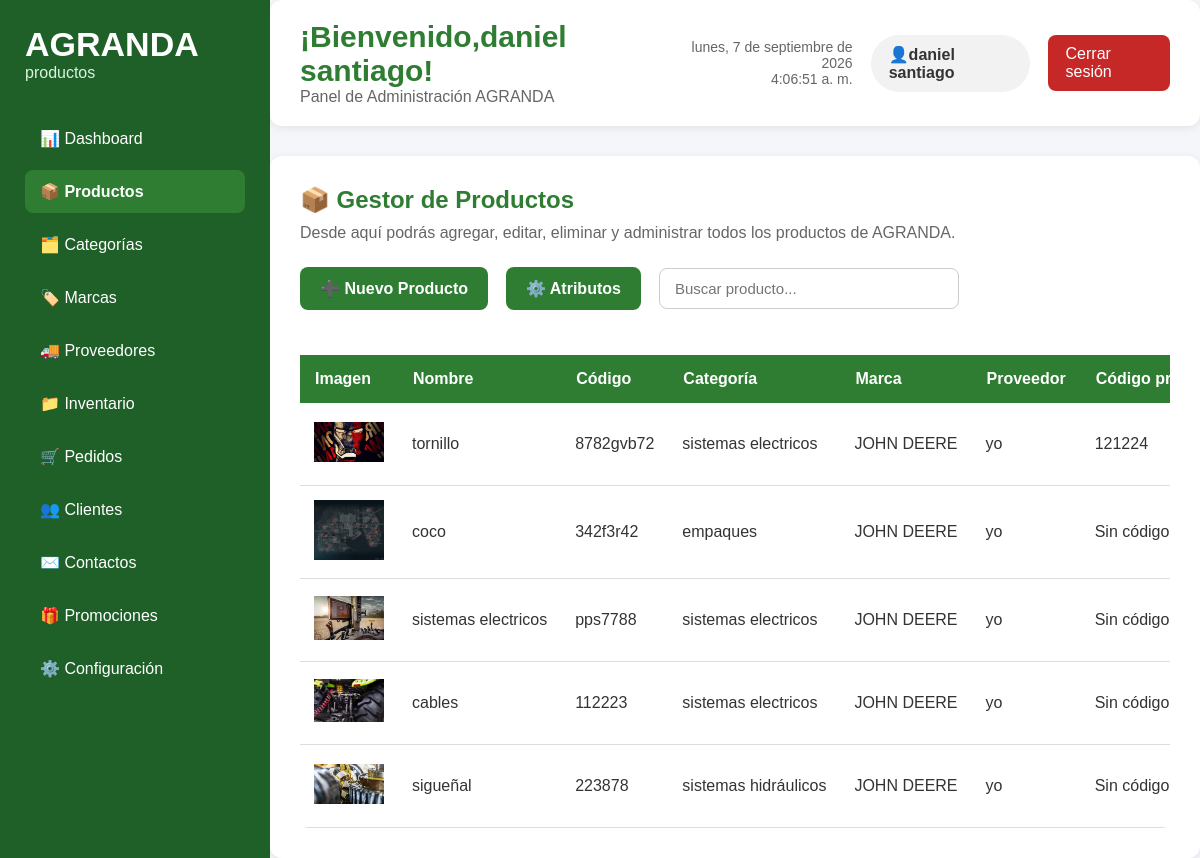
/admin/productos/productos.php (signed in), run on the app's committed database.
### tables this page shows
CREATE TABLE `productos` (
  `id_producto` int(11) NOT NULL,
  `id_categoria` int(11) NOT NULL,
  `id_marca` int(11) DEFAULT NULL,
  `nombre` varchar(150) NOT NULL,
  `descripcion` text DEFAULT NULL,
  `codigo_producto` varchar(50) NOT NULL,
  `precio` decimal(10,2) NOT NULL,
  `peso` decimal(8,2) DEFAULT NULL,
  `estado` tinyint(1) DEFAULT 1,
  `destacado` tinyint(1) DEFAULT 0,
  `fecha_creacion` timestamp NOT NULL DEFAULT current_timestamp(),
  `fecha_actualizacion` timestamp NOT NULL DEFAULT current_timestamp() ON UPDATE current_timestamp()
);

CREATE TABLE `imagenes_producto` (
  `id_imagen` int(11) NOT NULL,
  `id_producto` int(11) NOT NULL,
  `ruta_imagen` varchar(255) NOT NULL,
  `principal` tinyint(1) DEFAULT 0,
  `orden` int(11) DEFAULT 1,
  `fecha_subida` timestamp NOT NULL DEFAULT current_timestamp(),
  `estado` tinyint(1) DEFAULT 1
);

CREATE TABLE `categorias` (
  `id_categoria` int(11) NOT NULL,
  `nombre` varchar(200) NOT NULL,
  `descripcion` text DEFAULT NULL,
  `imagen` varchar(255) DEFAULT NULL,
  `estado` tinyint(1) DEFAULT 1,
  `fecha_creacion` timestamp NOT NULL DEFAULT current_timestamp()
);

CREATE TABLE `marcas` (
  `id_marca` int(11) NOT NULL,
  `nombre` varchar(100) NOT NULL,
  `descripcion` text DEFAULT NULL,
  `estado` tinyint(1) DEFAULT 1,
  `fecha_creacion` timestamp NOT NULL DEFAULT current_timestamp()
);

CREATE TABLE `proveedores` (
  `id_proveedor` int(11) NOT NULL,
  `nombre` varchar(150) NOT NULL,
  `nit` varchar(20) NOT NULL,
  `telefono` varchar(25) DEFAULT NULL,
  `correo` varchar(100) DEFAULT NULL,
  `direccion` varchar(255) DEFAULT NULL,
  `contacto_principal` varchar(100) DEFAULT NULL,
  `estado` tinyint(1) DEFAULT 1,
  `fecha_creacion` timestamp NOT NULL DEFAULT current_timestamp()
);

CREATE TABLE `proveedor_producto` (
  `id_proveedor_producto` int(11) NOT NULL,
  `id_proveedor` int(11) NOT NULL,
  `id_producto` int(11) NOT NULL,
  `precio_compra` decimal(10,2) NOT NULL,
  `codigo_proveedor` varchar(50) DEFAULT NULL,
  `tiempo_entrega` int(11) DEFAULT NULL,
  `estado` tinyint(1) DEFAULT 1,
  `fecha_creacion` timestamp NOT NULL DEFAULT current_timestamp()
);

### admin/productos/productos.php (the view, shortened to what this page needs)
<?php
require_once("../../config/conexion.php");
$sql = "SELECT
    p.id_producto,
    p.nombre,
    p.codigo_producto,
    p.precio,
    pp.precio_compra,
    p.peso,
    p.descripcion,
    p.estado,
    p.destacado,
    c.nombre AS categoria,
    m.nombre AS marca,
    prov.nombre AS proveedor,
    pp.codigo_proveedor,
    i.stock_actual,
    i.stock_minimo,
    img.ruta_imagen,
    GROUP_CONCAT(
        CONCAT(
            ap.nombre,
            ': ',
            pa.valor
        )
        SEPARATOR ' | '
    ) AS caracteristicas,
    pr.id_promocion,
    pr.nombre AS nombre_promocion,
    pr.tipo AS tipo_promocion,
    pr.valor_descuento,
    pr.fecha_inicio,
    pr.fecha_fin
FROM productos p
INNER JOIN categorias c
    ON p.id_categoria = c.id_categoria
LEFT JOIN marcas m
    ON p.id_marca = m.id_marca
LEFT JOIN proveedor_producto pp
    ON p.id_producto = pp.id_producto
LEFT JOIN proveedores prov
    ON pp.id_proveedor = prov.id_proveedor
LEFT JOIN inventario i
    ON p.id_producto = i.id_producto
LEFT JOIN imagenes_producto img
    ON p.id_producto = img.id_producto
    AND img.principal = 1
LEFT JOIN producto_atributo pa
    ON p.id_producto = pa.id_producto
LEFT JOIN atributos_producto ap
    ON pa.id_atributo = ap.id_atributo
LEFT JOIN promociones pr
    ON pr.id_promocion = (
        SELECT pp2.id_promocion
        FROM promocion_producto pp2
        INNER JOIN promociones pr2
            ON pp2.id_promocion = pr2.id_promocion
        WHERE pp2.id_producto = p.id_producto
        AND pr2.estado = 1
        AND CURDATE() BETWEEN
            pr2.fecha_inicio
            AND pr2.fecha_fin
        ORDER BY
            pr2.id_promocion DESC
        LIMIT 1
    )
GROUP BY
    p.id_producto,
    p.nombre,
    p.codigo_producto,
    p.precio,
    pp.precio_compra,
    p.peso,
    p.descripcion,
    p.estado,
    p.destacado,
    c.nombre,
    m.nombre,
    prov.nombre,
    pp.codigo_proveedor,
    i.stock_actual,
    i.stock_minimo,
    img.ruta_imagen,
    pr.id_promocion,
    pr.nombre,
    pr.tipo,
    pr.valor_descuento,
    pr.fecha_inicio,
    pr.fecha_fin
ORDER BY p.id_producto DESC";
$resultado = $conexion->query($sql);
?>
<!DOCTYPE html>
<html lang="es">
<head>
    <link rel="stylesheet" href="productos.css">
</head>
<body>
    <div class="contenedor-dashboard">
        <aside class="menu-lateral">
            <div class="logo-panel">
                <h1>AGRANDA</h1>
                <p>productos</p>
            </div>
            <nav>
                <ul>
                    <li><a href="../dashboard/dashboard.php">📊 Dashboard</a></li>
                    <li><a href="productos.php" class="activo">📦 Productos</a></li>
                    <li><a href="../categorias/categorias.php">🗂️ Categorías</a></li>
                    <li><a href="../marcas/marcas.php">🏷️ Marcas</a></li>
                    <li><a href="../proveedores/proveedores.php">🚚 Proveedores</a></li>
                    <li><a href="../inventario/inventario.php">📁 Inventario</a></li>
                    <li><a href="../pedidos/pedidos.php">🛒 Pedidos</a></li>
                    <li><a href="../clientes/clientes.php">👥 Clientes</a></li>
                    <li><a href="../contactos/contactos.php">✉️ Contactos</a></li>
                    <li><a href="../promociones/promociones.php">🎁 Promociones</a></li>
                    <li><a href="../configuracion/configuracion.php">⚙️ Configuración</a></li>
                </ul>
            </nav>
        </aside>
        <main class="contenido pagina-productos">
            <header class="encabezado">
                <div class="titulo-panel">
                    <h2>
                        ¡Bienvenido,<?php echo htmlspecialchars($_SESSION["nombre"]); ?>!
                    </h2>
                    <p>Panel de Administración AGRANDA</p>
                </div>
                <div class="panel-usuario">
                    <div class="fecha-hora">
                        <span id="fecha"></span><br>
                        <span id="hora"></span>
                    </div>
                    <div class="usuario">
                        👤<?php echo htmlspecialchars($_SESSION["nombre"]); ?>
                    </div>
                    <a href="../cerrar_sesion.php"
                        class="btn-salir">Cerrar sesión</a>
                </div>
            </header>
            <section class="resumen">
                <h2>📦 Gestor de Productos</h2>
                <p>
                    Desde aquí podrás agregar, editar, eliminar y
                    administrar todos los productos de AGRANDA.
                </p>
                <div class="barra-productos">
                    <a href="agregar_producto.php"
                        class="btn-nuevo">➕ Nuevo Producto</a>
                    <a href="atributos.php"
                        class="btn-nuevo">⚙️ Atributos</a>
                    <input
                        type="search"
                        class="buscar-producto"
                        placeholder="Buscar producto..."
                    >
                </div>
                <div class="contenedor-tabla">
                <table class="tabla-productos">
                    <thead>
                        <tr>
                            <th>Imagen</th>
                            <th>Nombre</th>
                            <th>Código</th>
                            <th>Categoría</th>
                            <th>Marca</th>
                            <th>Proveedor</th>
                            <th>Código proveedor</th>
                        </tr>
                    </thead>
                    <tbody>
                    <?php while ($producto = $resultado->fetch_assoc()): ?>
                        <tr>
                            <td>
                                <?php if (!empty($producto["ruta_imagen"])): ?>
                                    <img
                                        src="../../<?php echo htmlspecialchars($producto["ruta_imagen"]); ?>"
                                        alt="Producto"
                                        width="70"
                                    >
                                <?php else: ?>
                                    Sin imagen
                                <?php endif; ?>
                            </td>
                            <td>
                                <?php echo htmlspecialchars(
                                    $producto["nombre"]
                                ); ?>
                            </td>
                            <td>
                                <?php echo htmlspecialchars(
                                    $producto["codigo_producto"]
                                ); ?>
                            </td>
                            <td>
                                <?php echo htmlspecialchars(
                                    $producto["categoria"]
                                ); ?>
                            </td>
                            <td>
                                <?php
                                echo !empty($producto["marca"])
                                    ? htmlspecialchars(
                                        $producto["marca"]
                                    )
                                    : "Sin marca";
                                ?>
                            </td>
                            <td>
                                <?php
                                echo !empty($producto["proveedor"])
                                    ? htmlspecialchars(
                                        $producto["proveedor"]
                                    )
                                    : "Sin proveedor";
                                ?>
                            </td>
                            <td>
                                <?php
                                echo !empty($producto["codigo_proveedor"])
                                    ? htmlspecialchars(
                                        $producto["codigo_proveedor"]
                                    )
                                    : "Sin código";
                                ?>
                            </td>
                        </tr>
                    <?php endwhile; ?>
                    </tbody>
                </table>
                </div>
            </section>
        </main>
    </div>
</body>
</html>

### admin/productos/productos.css (style rules this page uses)
* { margin:0; padding:0; box-sizing:border-box; font-family:Arial, Helvetica, sans-serif; }
body { background:#f4f6f9; color:#333; height: 100vh; overflow: hidden; }
.contenedor-dashboard { display:flex; height:100vh; }
.menu-lateral { width:270px; background:#1f5f28; color:white; padding:25px; height: 100vh; position: sticky; top: 0; overflow-y: auto; flex-shrink: 0; }
.logo-panel { margin-bottom:35px; }
.logo-panel h1 { font-size:34px; }
.logo-panel p { color:#d9f5dc; }
.menu-lateral ul { list-style:none; }
.menu-lateral li { margin:10px 0; }
.menu-lateral a { color:white; text-decoration:none; display:block; padding:12px 15px; border-radius:8px; transition:.3s; }
.menu-lateral a.activo { background:#2e7d32; font-weight:bold; }
.contenido { flex:1; display: flex; flex-direction: column; height: 100vh; overflow: hidden; }
.encabezado { display:flex; justify-content:space-between; align-items:center; background:white; padding:20px 30px; border-radius:12px; box-shadow:0 2px 10px rgba(0,0,0,.08); margin-bottom:30px; position: sticky; top: 0; z-index: 100; flex-shrink: 0; }
.titulo-panel h2 { color:#2e7d32; font-size:30px; }
.titulo-panel p { color:#666; }
.panel-usuario { display:flex; align-items:center; gap:18px; }
.fecha-hora { text-align:right; color:#666; font-size:14px; }
.usuario { background:#f2f2f2; padding:10px 18px; border-radius:30px; font-weight:bold; }
.btn-salir { background:#c62828; color:white; padding:10px 18px; text-decoration:none; border-radius:8px; }
.resumen { background:white; padding:30px; border-radius:12px; box-shadow:0 2px 10px rgba(0,0,0,.08); }
.resumen h2 { color:#2e7d32; margin-bottom:10px; }
.resumen p { color:#666; margin-bottom:25px; }
.barra-productos { display:flex; justify-content:flex-start; align-items:center; margin-bottom:25px; flex-wrap: wrap; gap: 18px; }
.btn-nuevo { display:inline-block; background:#2e7d32; color:#fff; text-decoration:none; padding:12px 20px; border-radius:8px; font-weight:bold; transition:.3s; }
.buscar-producto { width:300px; padding:11px 15px; border:1px solid #ccc; border-radius:8px; font-size:15px; }
.tabla-productos { width:max-content; min-width: 100%; border-collapse:collapse; margin-top:20px; }
.contenedor-tabla { width: 100%; max-width: 100%; overflow-x: auto; overflow-y: hidden; box-sizing: border-box; border-radius: 8px; }
.tabla-productos thead { background:#2e7d32; color:white; }
.tabla-productos th { padding:15px; text-align:left; }
.tabla-productos td { padding:14px; border-bottom:1px solid #ddd; }
.tabla-productos { width: max-content; min-width: 100%; border-collapse: collapse; margin-top: 20px; }
.pagina-productos { overflow-y:auto; overflow-x:auto; }

### data on the page
productos: imagenes_producto.ruta_imagen (picture), nombre "tornillo", codigo_producto "8782gvb72", id_categoria.nombre "sistemas electricos", id_marca.nombre "JOHN DEERE", proveedores.nombre "yo", proveedor_producto.codigo_proveedor "121224"
productos: imagenes_producto.ruta_imagen (picture), nombre "coco", codigo_producto "342f3r42", id_categoria.nombre "empaques", id_marca.nombre "JOHN DEERE", proveedores.nombre "yo", shows "Sin código"
productos: imagenes_producto.ruta_imagen (picture), nombre "sistemas electricos", codigo_producto "pps7788", id_categoria.nombre "sistemas electricos", id_marca.nombre "JOHN DEERE", proveedores.nombre "yo", shows "Sin código"
productos: imagenes_producto.ruta_imagen (picture), nombre "cables", codigo_producto "112223", id_categoria.nombre "sistemas electricos", id_marca.nombre "JOHN DEERE", proveedores.nombre "yo", shows "Sin código"
productos: imagenes_producto.ruta_imagen (picture), nombre "sigueñal", codigo_producto "223878", id_categoria.nombre "sistemas hidráulicos", id_marca.nombre "JOHN DEERE", proveedores.nombre "yo", shows "Sin código"

### other printed values
$_SESSION["nombre"] "daniel santiago"
